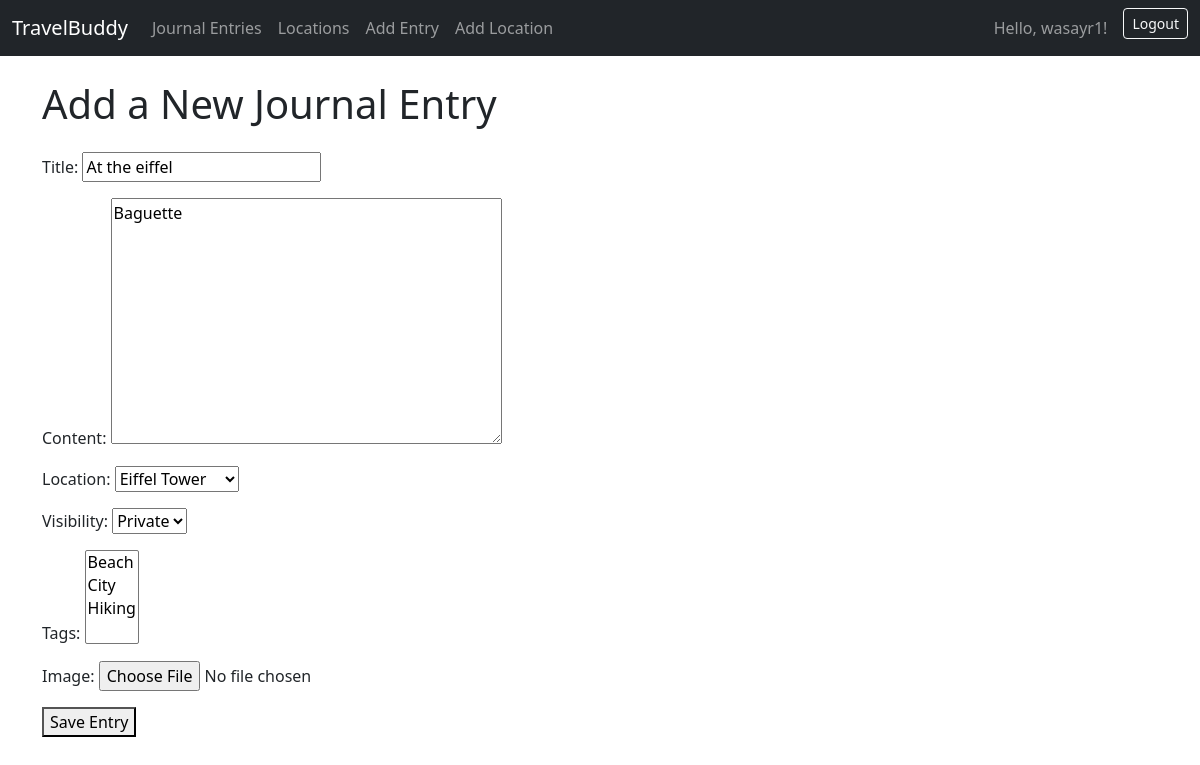
Screenshot of /project/entry/2/edit/ (signed in) with the database file from the repository.
### project/models.py (models this page shows, shortened)
class JournalEntry(models.Model):
    VISIBILITY_CHOICES = [
        ('public', 'Public'),
        ('private', 'Private'),
    ]
    title = models.CharField(max_length=200)
    content = models.TextField()
    created_date = models.DateTimeField(auto_now_add=True)
    updated_date = models.DateTimeField(auto_now=True)
    user = models.ForeignKey(User, on_delete=models.CASCADE, related_name='journal_entries')
    location = models.ForeignKey(Location, on_delete=models.PROTECT, related_name='journal_entries') # Protect locations if entries exist
    image = models.ImageField(upload_to='journal_images/', blank=True, null=True)
    visibility = models.CharField(max_length=10, choices=VISIBILITY_CHOICES, default='private')
    tags = models.ManyToManyField(Tag, blank=True, related_name='journal_entries')

### project/views.py (the view, shortened to what this page needs)
# urls.py: path('entry/<int:pk>/edit/', views.JournalEntryUpdateView.as_view(), name='entry-update'),
class JournalEntryUpdateView(LoginRequiredMixin, UserPassesTestMixin, generic.UpdateView):
    model = JournalEntry
    form_class = JournalEntryForm
    template_name = 'project/journalentry_form.html'
    def test_func(self):
        entry = self.get_object()
        return self.request.user == entry.user

### project/forms.py
class JournalEntryForm(forms.ModelForm):
    class Meta:
        model = JournalEntry
        fields = ['title', 'content', 'location', 'visibility', 'tags', 'image']

### project/models.py (called while the page is built)
    def __str__(self):
        return self.name

    def __str__(self):
        return self.name

### project/templates/project/journalentry_form.html (shortened to what this page needs)
{% extends "project/base.html" %}
{% block header %}Add a New Journal Entry{% endblock %}
{% block content %}
    <form method="post" enctype="multipart/form-data">
        {{ form.as_p }}
        <button type="submit">Save Entry</button>
    </form>
{% endblock %}

### project/templates/project/base.html (shortened to what this page needs)
{% load static %}
<!DOCTYPE html>
<html lang="en">
<head>
    <link href="https://cdn.jsdelivr.net/npm/bootstrap@5.3.3/dist/css/bootstrap.min.css" rel="stylesheet">
</head>
<body>
    <nav class="navbar navbar-expand-lg navbar-dark bg-dark fixed-top">
        <div class="container-fluid">
            <a class="navbar-brand" href="{% url 'project:entry-list' %}">TravelBuddy</a>
            <div class="collapse navbar-collapse" id="navbarNav">
                <ul class="navbar-nav me-auto mb-2 mb-lg-0">
                    <li class="nav-item">
                        <a class="nav-link {% if request.resolver_match.url_name == 'entry-list' %}active{% endif %}" href="{% url 'project:entry-list' %}">Journal Entries</a>
                    </li>
                    <li class="nav-item">
                        <a class="nav-link {% if request.resolver_match.url_name == 'location-list' %}active{% endif %}" href="{% url 'project:location-list' %}">Locations</a>
                    </li>
                    {% if user.is_authenticated %}
                    <li class="nav-item">
                       <a class="nav-link {% if request.resolver_match.url_name == 'entry-create' %}active{% endif %}" href="{% url 'project:entry-create' %}">Add Entry</a>
                    </li>
                    <li class="nav-item">
                         <a class="nav-link {% if request.resolver_match.url_name == 'location-create' %}active{% endif %}" href="{% url 'project:location-create' %}">Add Location</a>
                    </li>
                    {% endif %}
                </ul>
                <div class="d-flex">
                    {% if user.is_authenticated %}
                        <span class="navbar-text me-3">Hello, {{ user.username }}!</span>
                        <form action="{% url 'logout' %}" method="post" style="display: inline;">
                            <button type="submit" class="btn btn-outline-light btn-sm">Logout</button>
                        </form>
                    {% else %}
                        <a href="{% url 'login' %}" class="btn btn-outline-light btn-sm">Login</a>
                    {% endif %}
                </div>
            </div>
        </div>
    </nav>
    <main class="container mt-4">
         <h1 class="mb-4">{% block header %}{% endblock %}</h1>
        {% block content %}
        {% endblock %}
    </main>
</body>
</html>

### project/templates/project/base.html (style rules this page uses)
body { padding-top: 56px; }

### rows the page displays
JournalEntry: title "At the eiffel", content "Baguette", location "Eiffel Tower", visibility "Private"

### other values shown
{{ user.username }} "wasayr1"
